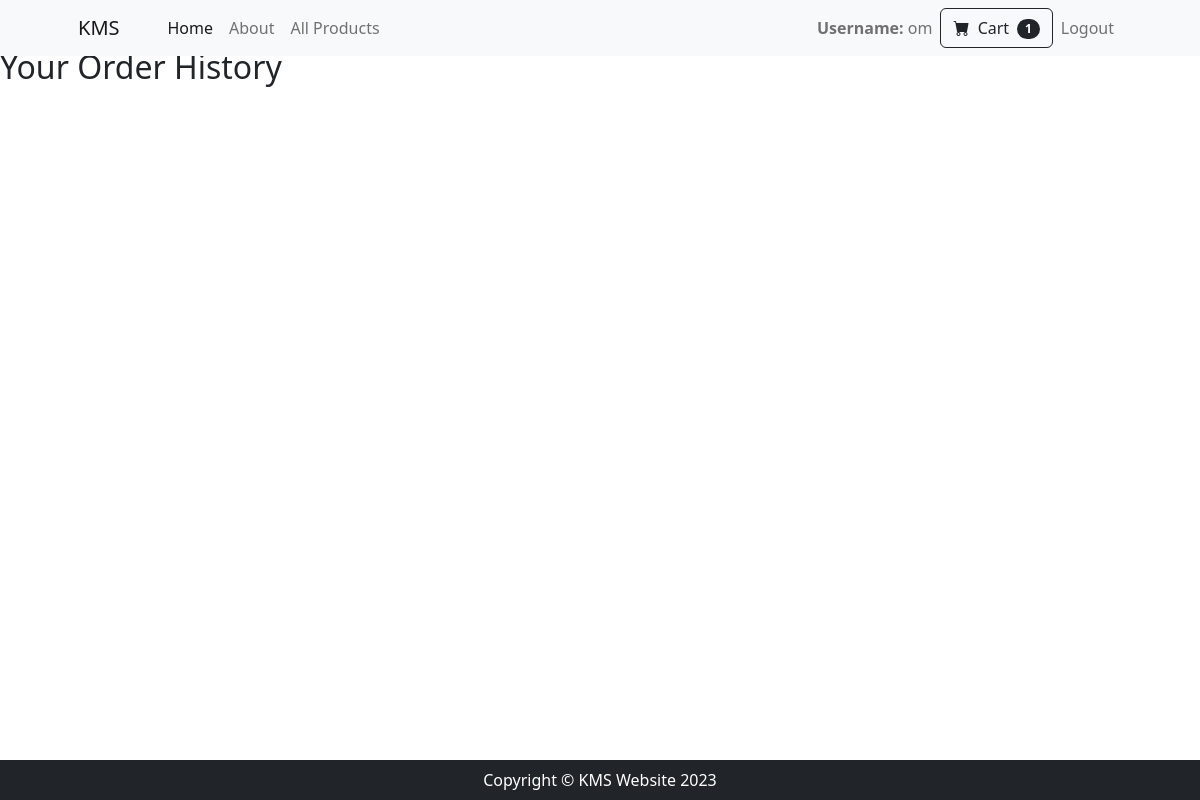
Before: /orders/order-history/ (signed in) with the older database file.
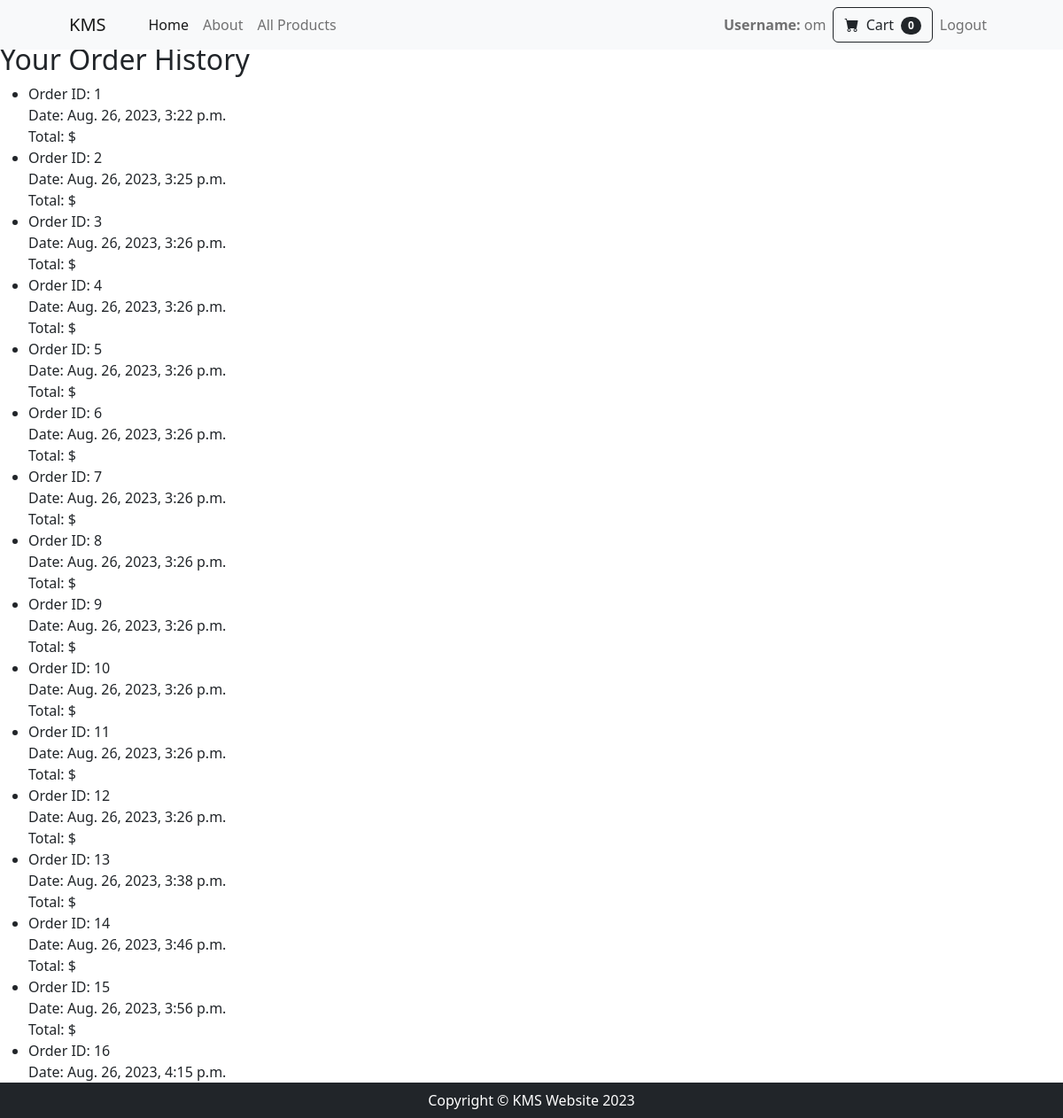
After: the same page with the newer database file.
### accounts/models.py (models this page shows, shortened)
class UserProfile(models.Model):
    user = models.OneToOneField(User, on_delete=models.CASCADE)
    name = models.CharField(max_length=255, blank=True)
    phone_number = models.CharField(max_length=20, blank=True)
    profile_picture = models.ImageField(upload_to='profile_pics/', blank=True)
    address = models.TextField(blank=True)

### orders/models.py (models this page shows)
class Order(models.Model):
    user = models.ForeignKey(User, on_delete=models.CASCADE)
    created_at = models.DateTimeField(auto_now_add=True)

### orders/views.py (the view)
# urls.py: path('order-history/', views.order_history, name='order_history'),
def order_history(request):
    if request.user.is_authenticated:
        user = request.user
        orders = Order.objects.filter(user=user).prefetch_related('items__product')  # Retrieve orders and related items
        return render(request, 'orders/order_history.html', {'orders': orders})
    else:
        return redirect('accounts:user_login')

### accounts/context_processors.py (called while the page is built)
def cart_items_count(request):
    cart_items_count = 0
    if request.user.is_authenticated:
        cart, created = Cart.objects.get_or_create(user=request.user)
        cart_items_count = cart.cartitem_set.count()
    return {'cart_items_count': cart_items_count}

def user_profile_context(request):
    user_profile = None
    if request.user.is_authenticated:
        user_profile = UserProfile.objects.get(user=request.user)
    return {'user_profile': user_profile}

### orders/templates/orders/order_history.html (shortened to what this page needs)
{% extends 'accounts/base.html' %}
{% block content %}
<h2>Your Order History</h2>
<ul>
    {% for order in orders %}
        <li>
            Order ID: {{ order.id }}<br>
            Date: {{ order.created_at }}<br>
        Total: ${{ order.total_price }}
    {% endfor %}
</ul>
{% endblock %}

### accounts/templates/accounts/base.html (shortened to what this page needs)
{% load static %}
<!DOCTYPE html>
<html lang="en">
    <head>
        <link href="https://cdn.jsdelivr.net/npm/bootstrap-icons@1.5.0/font/bootstrap-icons.css" rel="stylesheet" />
        {% block styles %}<link rel="stylesheet" href="{% static 'css/base_style.css' %}">{% endblock %}
    </head>
    <body>
        <nav class="navbar navbar-expand-lg navbar-light bg-light static-nav">
            <div class="container px-4 px-lg-5">
                <a class="navbar-brand" href="#!">KMS</a>
                <div class="collapse navbar-collapse" id="navbarSupportedContent">
                    <ul class="navbar-nav me-auto mb-2 mb-lg-0 ms-lg-4">
                        <li class="nav-item"><a class="nav-link active" aria-current="page" href="{% url 'accounts:profile' %}">Home</a></li>
                        <li class="nav-item"><a class="nav-link" href="{% url 'accounts:about' %}">About</a></li>
                        <li class="nav-item dropdown">
                            <a class="nav-link" href="{% url 'products:all_products' %}" role="button" >All Products</a>
                        </li>
                    </ul>
                    <ul class="navbar-nav  mb-2 mb-lg-0 ms-lg-4">
                        <li class="nav-item"><a class="nav-link" ><strong>Username:</strong> {{ user_profile.user.username }}</a></li>
                        <form class="d-flex" action="{% url 'cart:view_cart' %}" method="get">
                            <button class="btn btn-outline-dark" type="submit">
                                <i class="bi-cart-fill me-1"></i>
                                Cart
                                <span class="badge bg-dark text-white ms-1 rounded-pill">{{ cart_items_count }}</span>
                            </button>
                        </form>
                    <li class="nav-item"><a class="nav-link" href="{% url 'accounts:user_logout' %}">Logout</a></li></ul>
                </div>
            </div>
        </nav>
        <div style="margin-top: 3rem;">
        {% block content %}{% endblock %}
        </div>
        <footer class="py-2 bg-dark fixed-bottom">
            <div class="container"><p class="m-0 text-center text-white">Copyright &copy; KMS Website 2023</p></div>
        </footer>
    </body>
</html>

### accounts/templates/accounts/base.html (style rules this page uses)
.static-nav { position: fixed; top: 0; width: 100%; z-index: 1000; }

Changed rows visible on the page:
added Order: id "1", created_at "Aug. 26, 2023, 3:22 p.m."
added Order: id "2", created_at "Aug. 26, 2023, 3:25 p.m."
added Order: id "3", created_at "Aug. 26, 2023, 3:26 p.m."
added Order: id "4", created_at "Aug. 26, 2023, 3:26 p.m."
added Order: id "5", created_at "Aug. 26, 2023, 3:26 p.m."
added Order: id "6", created_at "Aug. 26, 2023, 3:26 p.m."
added Order: id "7", created_at "Aug. 26, 2023, 3:26 p.m."
added Order: id "8", created_at "Aug. 26, 2023, 3:26 p.m."
added Order: id "9", created_at "Aug. 26, 2023, 3:26 p.m."
added Order: id "10", created_at "Aug. 26, 2023, 3:26 p.m."
added Order: id "11", created_at "Aug. 26, 2023, 3:26 p.m."
added Order: id "12", created_at "Aug. 26, 2023, 3:26 p.m."
added Order: id "13", created_at "Aug. 26, 2023, 3:38 p.m."
added Order: id "14", created_at "Aug. 26, 2023, 3:46 p.m."
added Order: id "15", created_at "Aug. 26, 2023, 3:56 p.m."
added Order: id "16", created_at "Aug. 26, 2023, 4:15 p.m."
Other visible differences:
{{ cart_items_count }}: "1" → "0"
